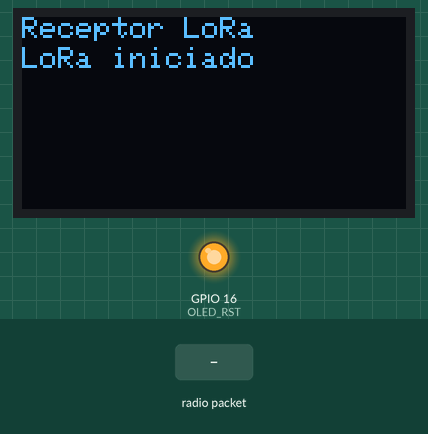
The sketch below on a simulated ESP32. Shown: 128×64 one-colour display, output pins drawn as LEDs (lit = HIGH). The inputs (shaded band) are chosen by the test bench. No radio packets arrive unless stated; what the sketch prints to the serial monitor is not drawn.

Above: at 1.3 s.
1.4 s: radio packet "1" arrives
At 3.2 s:
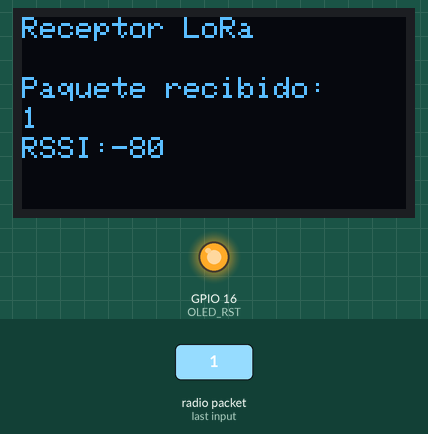
3.9 s: radio packet "0" arrives
At 6.1 s:
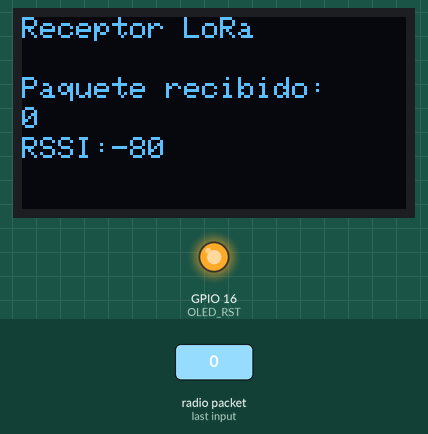
6.4 s: radio packet "2" arrives
Timing chart, 0 to 9.4 s (numbered marks = the images above; inputs shaded):
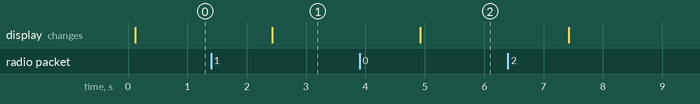

The sketch:

LoRa_Receiver.ino
```cpp
/*********
  Modificado por StudioMiranda ArduinoES
  Rui Santos
  Complete project details at https://RandomNerdTutorials.com/ttgo-lora32-sx1276-arduino-ide/
*********/

  // Bibliotacas para LoRa
#include <SPI.h>
#include <LoRa.h>

  // Bibliotecas para la pantalla OLED
#include <Wire.h>
#include <Adafruit_GFX.h>
#include <Adafruit_SSD1306.h>

  // Pines para el módulo de transmisión
#define SCK 5
#define MISO 19
#define MOSI 27
#define SS 18
#define RST 14
#define DIO0 26

  //433E6 Asia
  //866E6 Europe
  //915E6 North America
#define BAND 866E6

  // Pines pantalla OLED
#define OLED_SDA 4
#define OLED_SCL 15
#define OLED_RST 16
#define SCREEN_WIDTH 128 // OLED ancho de pantalla, en pixels
#define SCREEN_HEIGHT 64 // OLED alto de pantalla, en pixels

Adafruit_SSD1306 display(SCREEN_WIDTH, SCREEN_HEIGHT, &Wire, OLED_RST);

String LoRaData;

void setup() {
  // Serial Monitor
  Serial.begin(115200);

  //reset OLED display via software
  pinMode(OLED_RST, OUTPUT);
  digitalWrite(OLED_RST, LOW);
  delay(20);
  digitalWrite(OLED_RST, HIGH);

  //initialize OLED
  Wire.begin(OLED_SDA, OLED_SCL);
  if(!display.begin(SSD1306_SWITCHCAPVCC, 0x3c, false, false)) { // Address 0x3C for 128x32
    Serial.println(F("Fallo no se encuentra SSD1306"));
    for(;;); // Don't proceed, loop forever
  }

  display.clearDisplay();
  display.setTextColor(WHITE);
  display.setTextSize(1);
  display.setCursor(0,0);
  display.print("Receptor LoRa");
  display.display();

  Serial.println("Test receptor LoRa");

  // Pines SPI LoRa
  SPI.begin(SCK, MISO, MOSI, SS);

  // Configuración del modulo LoRa
  LoRa.setPins(SS, RST, DIO0);

  if (!LoRa.begin(BAND)) {
    Serial.println("¡Fallo de inicio LoRa!");
    while (1);
  }
  Serial.println("LoRa iniciado");
  display.setCursor(0,10);
  display.println("LoRa iniciado");
  display.display();
}

void loop() {

  // Recibiendo el paquete
  int packetSize = LoRa.parsePacket();
  if (packetSize) {
    // Paquete recibido
    Serial.print("Paquete recibido: ");

    //Leyendo paquete
    while (LoRa.available()) {
      LoRaData = LoRa.readString();
      Serial.println(LoRaData);
    }

    // Mostrando el RSSI del paquete
    int rssi = LoRa.packetRssi();
    Serial.print("Con RSSI ");
    Serial.println(rssi);

   // Información en la pantalla
   display.clearDisplay();
   display.setCursor(0,0);
   display.print("Receptor LoRa");
   display.setCursor(0,20);
   display.print("Paquete recibido:");
   display.setCursor(0,30);
   display.print(LoRaData);
   display.setCursor(0,40);
   display.print("RSSI:");
   display.setCursor(30,40);
   display.print(rssi);
   display.display();
  }
}
```

Measured:
- after the input at 1.4 s, the display: changes after 1.0 s (image 1)
- after the input at 3.9 s, the display: changes after 1.0 s (image 2)
